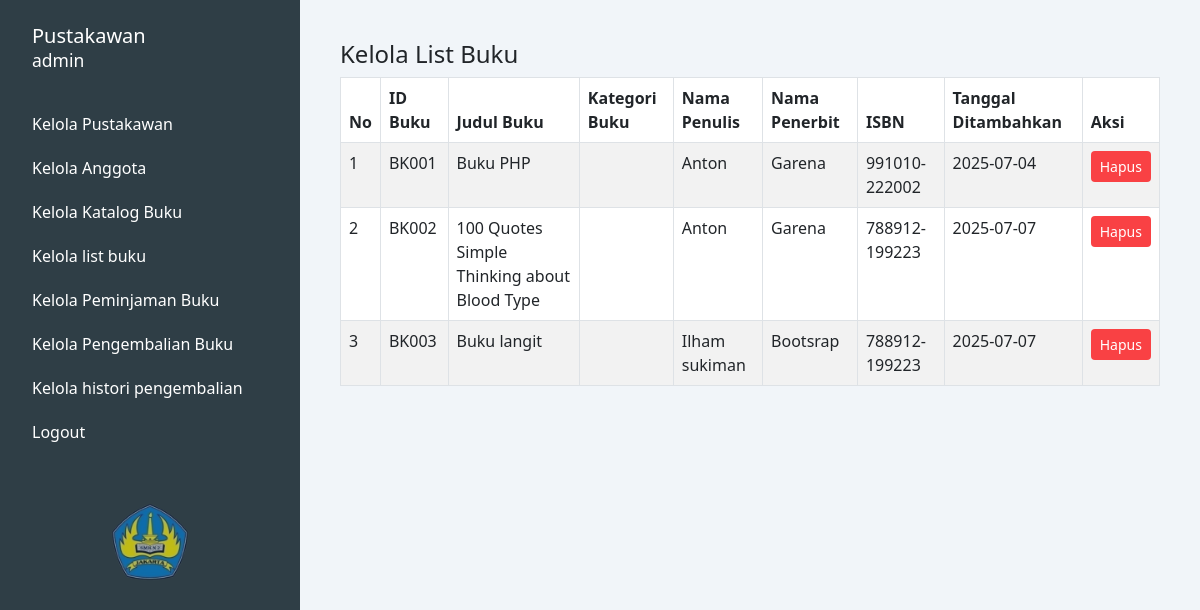
The page /kelola_list_buku.php on the database as committed earlier.
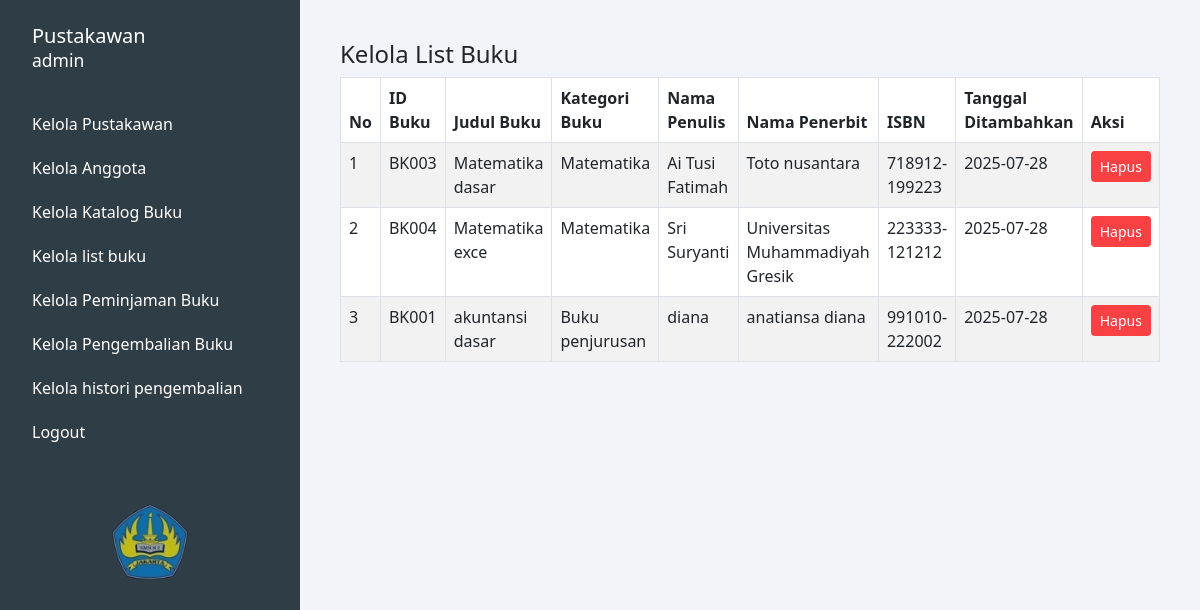
The same page on the database as committed later.
### tables this page shows
CREATE TABLE `data_list_buku` (
  `id_buku` varchar(50) DEFAULT NULL,
  `isbn` varchar(13) NOT NULL,
  `judul_buku` varchar(255) NOT NULL,
  `kategori_buku` varchar(255) DEFAULT NULL,
  `nama_penulis` varchar(255) NOT NULL,
  `nama_penerbit` varchar(255) NOT NULL,
  `tanggal_ditambahkan` date NOT NULL
);

CREATE TABLE `data_buku` (
  `id_buku` varchar(11) NOT NULL,
  `judul_buku` varchar(255) NOT NULL,
  `kategori_buku` varchar(255) NOT NULL,
  `isbn` varchar(255) NOT NULL,
  `nama_penulis` varchar(255) NOT NULL,
  `nama_penerbit` varchar(255) NOT NULL,
  `jumlah_halaman` int(11) NOT NULL,
  `foto` longblob DEFAULT NULL
);

### kelola_list_buku.php (the view, shortened to what this page needs)
<?php
$koneksi = mysqli_connect("localhost", "root", "", "perpustakaan");
$query_select_buku = "SELECT
                        dlb.id_buku,
                        dlb.judul_buku,
                        dlb.nama_penulis,
                        dlb.nama_penerbit,
                        dlb.isbn,
                        dlb.tanggal_ditambahkan,
                        db.kategori_buku
                      FROM
                        data_list_buku AS dlb
                      INNER JOIN
                        data_buku AS db ON dlb.id_buku = db.id_buku";
$result_buku = mysqli_query($koneksi, $query_select_buku);
?>
<!DOCTYPE html>
<html lang="en">
<head>
    <link href="https://cdn.jsdelivr.net/npm/bootstrap@5.3.0/dist/css/bootstrap.min.css" rel="stylesheet" />
</head>
<body>
    <div class="container-fluid">
        <div class="row">
            <nav class="col-md-3 d-none d-md-block sidebar min-vh-100 position-relative">
                <h5 class="pt-4">Pustakawan<br /><small>admin</small></h5>
                <a href="kelola_pustakawan.php">Kelola Pustakawan</a>
                <a href="kelola_anggota.php">Kelola Anggota</a>
                <a href="kelola_katalog.php">Kelola Katalog Buku</a>
                <a href="kelola_list_buku.php">Kelola list buku</a>
                <a href="kelola_peminjaman.php">Kelola Peminjaman Buku</a>
                <a href="kelola_pengembalian.php">Kelola Pengembalian Buku</a>
                <a href="kelola_histori.php">Kelola histori pengembalian</a>
                <a href="logout.php" data-bs-toggle="modal" data-bs-target="#logoutModal">Logout</a>
                <div class="image-box text-center mt-5">
                    <img src="assets/logo_sekolah.png" alt="icon" />
                </div>
            </nav>
            <main class="col-md-9 col-12 main-content">
                <h4>Kelola List Buku</h4>
                <div class="table-responsive">
                    <table class="table table-bordered table-striped" id="bookTable">
                        <thead>
                            <tr>
                                <th>No</th>
                                <th>ID Buku</th>
                                <th>Judul Buku</th>
                                <th>Kategori Buku</th> <th>Nama Penulis</th>
                                <th>Nama Penerbit</th>
                                <th>ISBN</th>
                                <th>Tanggal Ditambahkan</th>
                                <th>Aksi</th>
                            </tr>
                        </thead>
                        <tbody>
                            <?php
                            $no = 1;
                            if (mysqli_num_rows($result_buku) > 0) {
                                while ($row = mysqli_fetch_assoc($result_buku)) {
                                    echo "<tr>";
                                    echo "<td>" . $no++ . "</td>";
                                    echo "<td>" . htmlspecialchars($row['id_buku']) . "</td>";
                                    echo "<td>" . htmlspecialchars($row['judul_buku']) . "</td>";
                                    echo "<td>" . htmlspecialchars($row['kategori_buku']) . "</td>";
                                    echo "<td>" . htmlspecialchars($row['nama_penulis']) . "</td>";
                                    echo "<td>" . htmlspecialchars($row['nama_penerbit']) . "</td>";
                                    echo "<td>" . htmlspecialchars($row['isbn']) . "</td>";
                                    echo "<td>" . htmlspecialchars($row['tanggal_ditambahkan']) . "</td>";
                                    echo '<td>
                                                <button class="btn btn-sm btn-delete" data-bs-toggle="modal" data-bs-target="#hapusBukuModal" data-id="' . htmlspecialchars($row['id_buku']) . '">Hapus</button>
                                            </td>';
                                    echo "</tr>";
                                }
                            } else {
                                echo "<tr><td colspan='9' class='text-center'>Tidak ada data buku yang ditemukan.</td></tr>";
                            }
                            ?>
                        </tbody>
                    </table>
                </div>
            </main>
        </div>
    </div>
</body>
</html>

### kelola_list_buku.php (style rules this page uses)
body { background-color: #f1f5f9; margin: 0; }
.sidebar { background-color: #2f3e46; color: white; }
.sidebar h5 { margin-left: 20px; margin-bottom: 30px; }
.sidebar a { display: block; color: white; padding: 10px 20px; text-decoration: none; }
.image-box img { width: 80px; opacity: 0.7; }
.main-content { padding: 40px; }
.table thead { background-color: #f8f9fa; }
.btn-delete { background-color: #f94144; color: white; }

Rows that differ between the two databases and show on the page:
removed data_list_buku: id_buku "BK002", judul_buku "100 Quotes Simple Thinking about Blood Type", nama_penulis "Anton", nama_penerbit "Garena", isbn "788912-199223", tanggal_ditambahkan "2025-07-07"
changed data_list_buku "BK003": judul_buku "Buku langit" → "Matematika dasar"; data_buku.kategori_buku (not shown) → "Matematika"; nama_penulis "Ilham sukiman" → "Ai Tusi Fatimah"; nama_penerbit "Bootsrap" → "Toto nusantara"; isbn "788912-199223" → "718912-199223"; tanggal_ditambahkan "2025-07-07" → "2025-07-28"; moves up the list
added data_list_buku: id_buku "BK004", judul_buku "Matematika exce", data_buku.kategori_buku "Matematika", nama_penulis "Sri Suryanti", nama_penerbit "Universitas Muhammadiyah Gresik", isbn "223333-121212", tanggal_ditambahkan "2025-07-28"
changed data_list_buku "BK001": judul_buku "Buku PHP" → "akuntansi dasar"; data_buku.kategori_buku (not shown) → "Buku penjurusan"; nama_penulis "Anton" → "diana"; nama_penerbit "Garena" → "anatiansa diana"; tanggal_ditambahkan "2025-07-04" → "2025-07-28"
